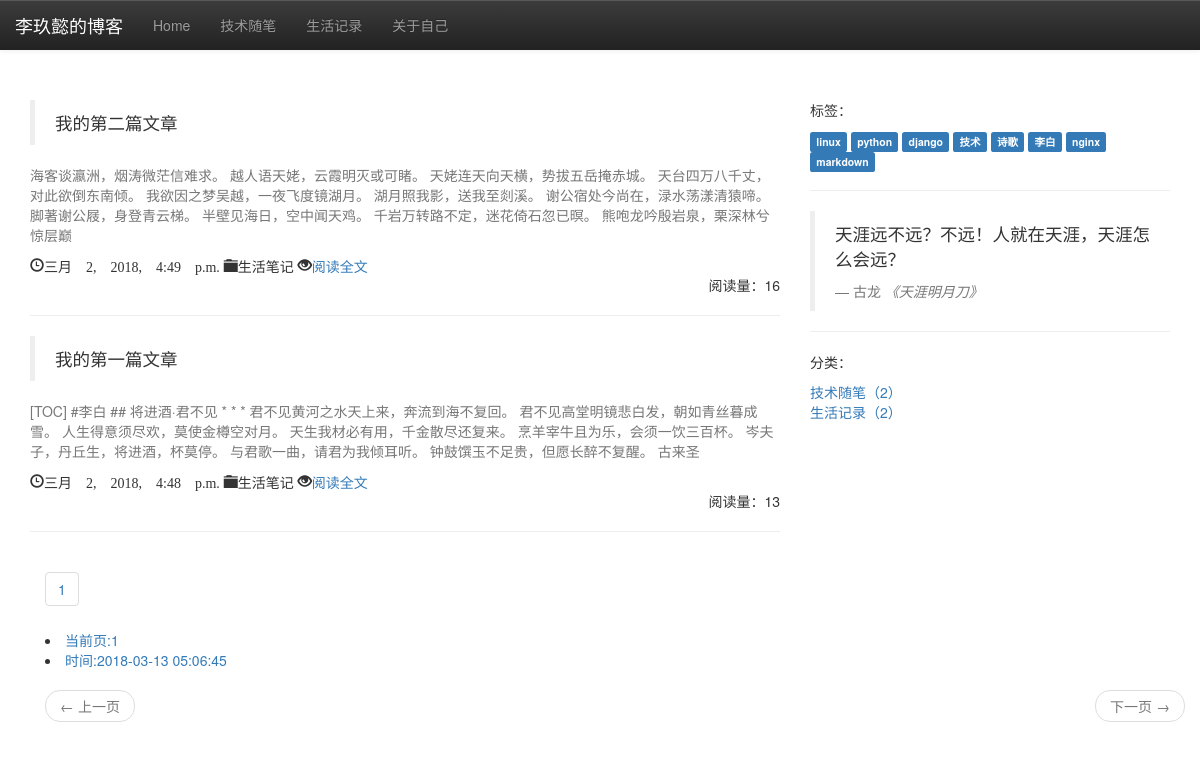
/life/, run on the app's committed database.
### blog/models.py (models this page shows, shortened)
class Blog(models.Model):
    title = models.CharField(max_length=50, verbose_name='题目')
    content = models.TextField(verbose_name='内容')
    created_time = models.DateTimeField(auto_now_add=True, verbose_name='创建时间')
    changed_time = models.DateTimeField(auto_now=True, verbose_name='修改时间')
    tag = models.ManyToManyField(Tag,verbose_name='标签')
    category = models.ForeignKey(Category, on_delete=models.CASCADE,verbose_name='分类')
    view_count=models.IntegerField(default=0,verbose_name='阅读量')
    class Meta:
        ordering = ['-created_time']
        db_table = '博客'
        verbose_name_plural = '博客'

class Category(models.Model):
    category = models.CharField(max_length=20, verbose_name='分类')
    def __str__(self):
        return self.category
    class Meta:
        db_table = '分类'
        verbose_name_plural = '博客分类'

class Tag(models.Model):
    tag = models.CharField(max_length=20, verbose_name='标签')
    def __str__(self):
        return  self.tag
    class Meta:
        db_table = '标签'
        verbose_name_plural = '博客标签'

### blog/views.py (the view)
# urls.py: path('life/',views.LifeView.as_view(),name = 'life'),
class LifeView(IndexView):
    model = models.Blog
    queryset = models.Blog.objects.filter(category__category__contains='生活笔记')

### blog/views.py (called while the page is built)
    def get_context_data(self, *, object_list=None, **kwargs):
        context =super(IndexView, self).get_context_data(**kwargs)
        context['tags'] = models.Tag.objects.all()
        context['time'] = time.strftime('%Y-%m-%d %H:%M:%S',time.localtime(time.time()))
        context['blog_category_learn'] = models.Blog.objects.filter(category__category__contains='技术随笔').count()
        context['blog_category_life'] = models.Blog.objects.filter(category__category__contains='生活笔记').count()
        context['archive']=models.Blog.objects.datetimes('created_time','month',order='DESC',)
        return context

### templates/index.html (shortened to what this page needs)
{% load static %}
<!DOCTYPE html>
<html lang="zh-CN">
<head>
<link rel="stylesheet" href="https://cdn.bootcss.com/bootstrap/3.3.7/css/bootstrap.min.css">
<link rel="stylesheet" href="https://cdn.bootcss.com/bootstrap/3.3.7/css/bootstrap-theme.min.css">
</head>
<body>
 <div class="container">
     <div class="row">
         <nav class="nav navbar-default navbar-fixed-top navbar-inverse" role="navigation">
             <a href="#" class="navbar-brand ">李玖懿的博客</a>
             <div id="navbar" class="collapse navbar-collapse">
                 <ul id="mytab" class="navbar-nav nav">
                     <li ><a href="{% url 'index' %}">Home</a></li>
                     <li ><a href="{% url 'learn' %}">技术随笔</a></li>
                     <li ><a href="{% url 'life' %}">生活记录</a> </li>
                     <li ><a href="">关于自己</a> </li>
                 </ul>
             </div>
         </nav>
     </div>
 </div>
 <br>
 <br>
 <br>
 <br>
 <br>
 <div class="container">
     <div class="row">
         <div class="col-md-8">
             {% for blog in blogs %}
                 <blockquote>{{ blog.title }}</blockquote>
                 <p class="text-muted">{{ blog.content|truncatechars:200 }}</p>
                 <span class="glyphicon glyphicon-time" aria-hidden="true">{{ blog.created_time}}  </span>
                 <span class="glyphicon glyphicon-folder-close" aria-hidden="true">{{ blog.category }}</span>
                 <span class="glyphicon glyphicon-eye-open" aria-hidden="true"><a href="{% url 'index' %}blog/{{ blog.id }}">阅读全文</a></span>
                 <p class="text-right">阅读量：{{ blog.view_count }}</p>
                 <hr>
             {% endfor %}
             <div class="container">
                 <nav aria-label="Page navigation  ">
                     <ul class="pagination">
                         {% for i in paginator.page_range %}
                             <li><a href= "{% url 'index'%}?page={{ i }}">{{ i }}</a></li>
                         {% endfor %}
                     </ul>
                     <li><a href= "">当前页:{{ page_obj.number}}</a></li>
                     <li><a href= "">时间:{{ time}}</a></li>
                </nav>
             <nav aria-label="...">
                 <ul class="pager">
                     {% if page_obj.has_previous %}
                         <li class="previous active"><a href="{% url 'index' %}?page={{ page_obj.previous_page_number }}"><span aria-hidden="true">&larr;</span> 上一页</a></li>
                     {% else %}
                         <li class="previous disabled"><a ><span aria-hidden="true">&larr;</span> 上一页</a></li>
                     {% endif %}
                     {% if page_obj.has_next %}
                         <li class="next active"><a href="{% url 'index' %}?page={{ page_obj.next_page_number }}">下一页 <span aria-hidden="true">&rarr;</span></a></li>
                     {% else %}
                         <li class="next disabled"><a >下一页 <span aria-hidden="true">&rarr;</span></a></li>
                     {% endif %}
                 </ul>
             </div>
         </div>
         <div class="col-md-4">
             <p>标签：</p>
             {% for tag in tags %}
                 <span class="label label-primary ">{{ tag }}</span>
             {% endfor %}
             <hr>
         <blockquote>
             <p>天涯远不远？不远！人就在天涯，天涯怎么会远？</p>
             <footer>古龙 <cite title="Source Title">《天涯明月刀》</cite></footer>
         </blockquote>
         <hr>
         <p>分类：</p>
         <a href="{% url 'learn' %}">技术随笔（{{ blog_category_learn }}）</a>
         <br>
         <a href="{% url 'life' %}">生活记录（{{ blog_category_life  }}）</a>
         </div>
     </div>
 </div>
</body>
</html>

### data on the page
Blog: title "我的第二篇文章", content "海客谈瀛洲，烟涛微茫信难求。 越人语天姥，云霞明灭或可睹。 天姥连天向天横，势拔五岳掩赤城。 天台四万八千丈，对此欲倒东南倾。 我欲因之梦吴越，一夜飞度镜湖月。 湖月照我影，送我至剡溪。 谢公宿处今尚在，渌水荡漾清猿啼。 脚著谢公屐，身登青云梯。 半壁见海日，空中闻天鸡。 千岩万转路不定，迷花倚石忽已暝。 熊咆龙吟殷岩泉，栗深林兮惊层巅", created_time "三月 2, 2018, 4:49 p.m.", category "生活笔记", view_count "16"
Blog: title "我的第一篇文章", content "[TOC] #李白 ## 将进酒·君不见 * * * 君不见黄河之水天上来，奔流到海不复回。 君不见高堂明镜悲白发，朝如青丝暮成雪。 人生得意须尽欢，莫使金樽空对月。 天生我材必有用，千金散尽还复来。 烹羊宰牛且为乐，会须一饮三百杯。 岑夫子，丹丘生，将进酒，杯莫停。 与君歌一曲，请君为我倾耳听。 钟鼓馔玉不足贵，但愿长醉不复醒。 古来圣", created_time "三月 2, 2018, 4:48 p.m.", category "生活笔记", view_count "13"
Tag: tag "linux"
Tag: tag "python"
Tag: tag "django"
Tag: tag "技术"
Tag: tag "诗歌"
Tag: tag "李白"
Tag: tag "nginx"
Tag: tag "markdown"

### other printed values
{{ i }} "1"
{{ page_obj.number }} "1"
{{ time }} "2018-03-13 05:06:45"
{{ blog_category_learn }} "2"
{{ blog_category_life }} "2"
